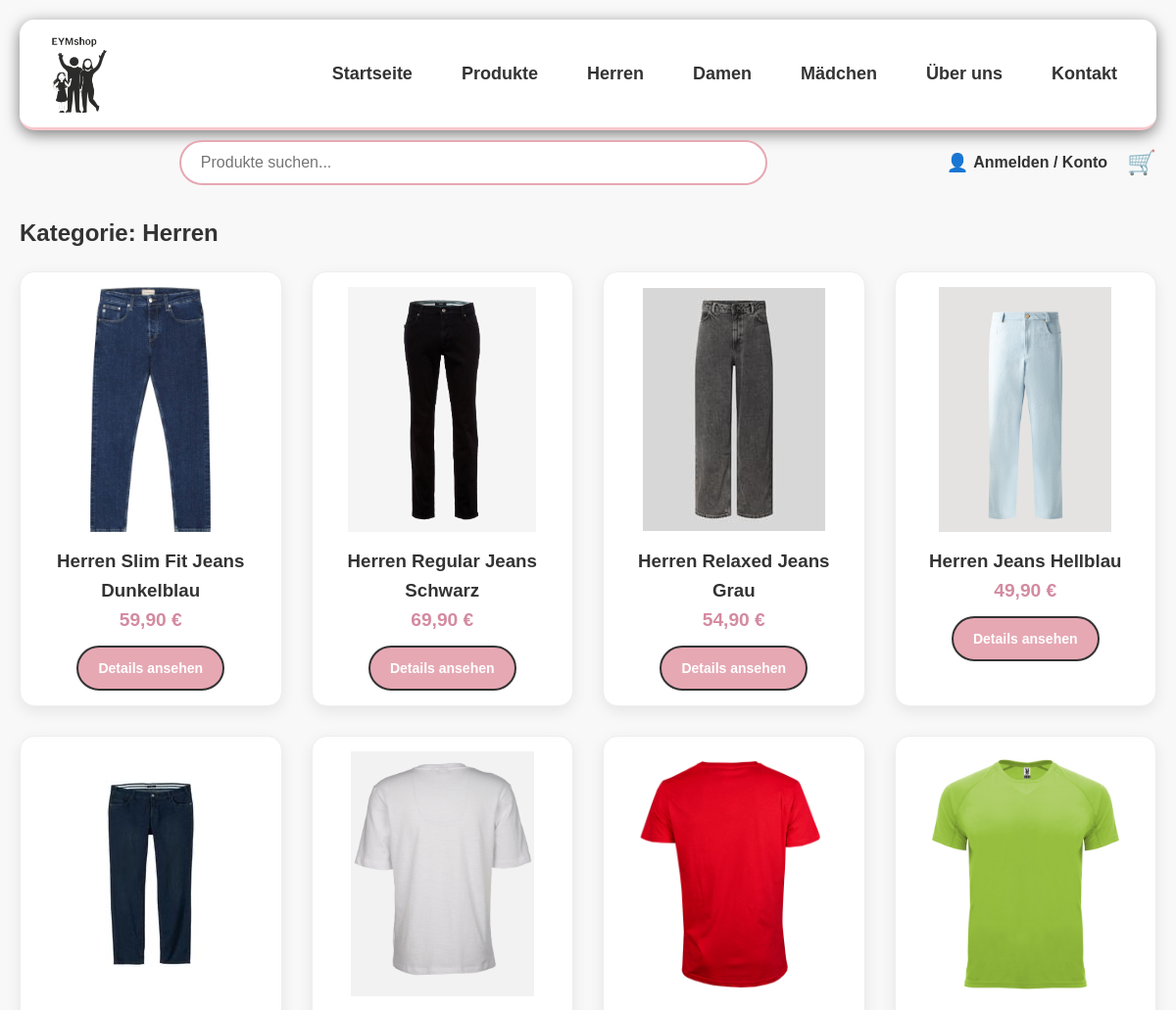
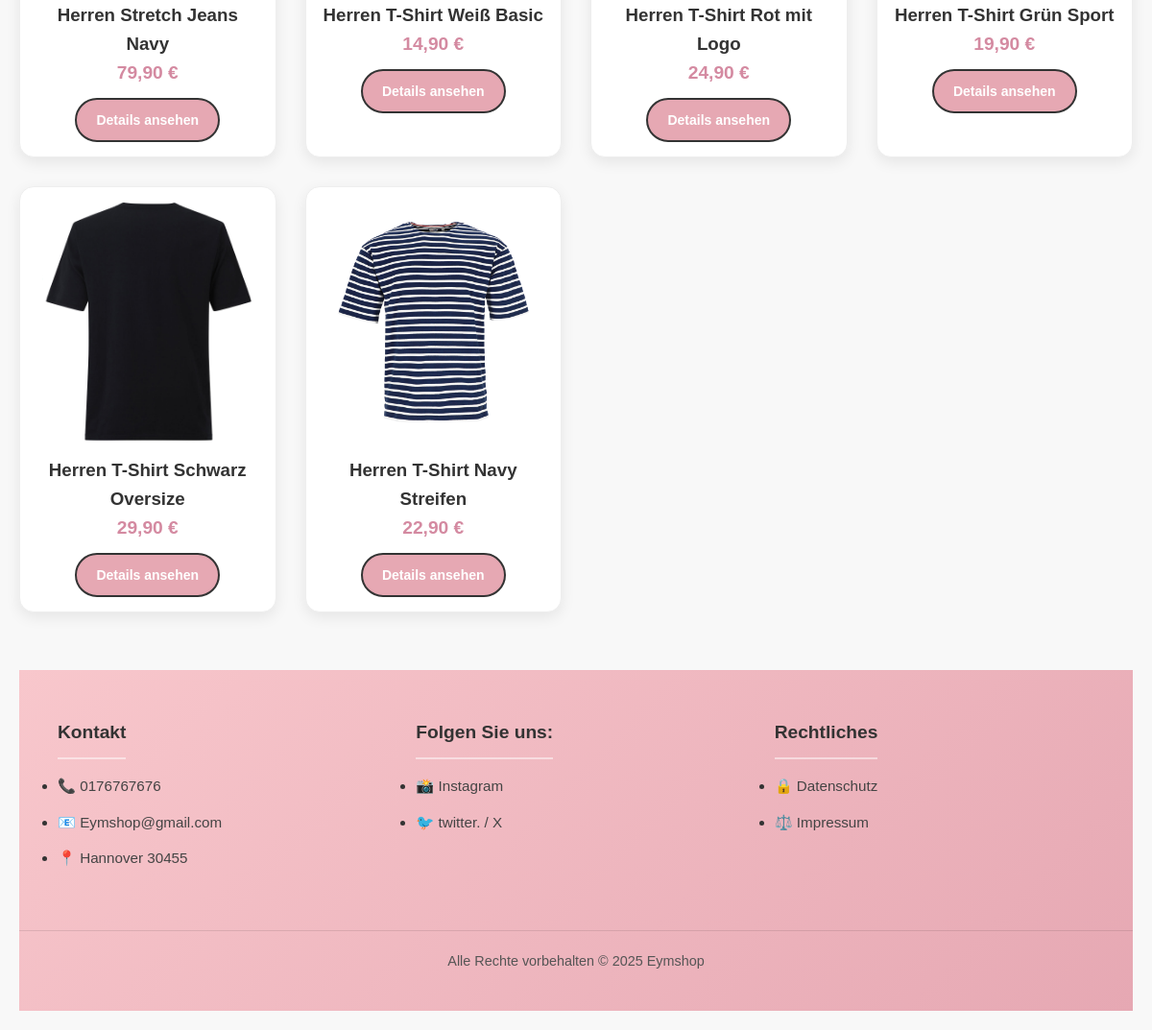
The app's page /produkte.php?kategorie=Herren with its own data (2 pictures, top to bottom).
### tables this page shows
CREATE TABLE `produkte` (
  `produkt_id` int NOT NULL,
  `kategorie_id` int NOT NULL,
  `produktname` varchar(150) NOT NULL,
  `markenname` varchar(100) DEFAULT NULL,
  `kurzbeschreibung` varchar(255) DEFAULT NULL,
  `produktbeschreibung` text,
  `preis` decimal(10,2) NOT NULL,
  `hauptbild` varchar(255) DEFAULT NULL
);

### public/produkte.php (the view, shortened to what this page needs)
<?php
require_once '../includes/functions.php';
$kategorie_filter = isset($_GET['kategorie']) ? $_GET['kategorie'] : null;
$search_query = isset($_GET['s']) ?
trim($_GET['s']) : null;
$produkte = [];
$titleSeitet = "Produkte";
if ($search_query) {
    $titleSeitet = "Suchergebnisse für: \"" . htmlspecialchars($search_query) . "\"";
    $sql = "SELECT * FROM produkte WHERE produktname LIKE ? OR produktbeschreibung LIKE ?";
    $stmt = $conn->prepare($sql);
    $searchTerm = "%" . $search_query . "%";
    $stmt->bind_param("ss", $searchTerm, $searchTerm);
    $stmt->execute();
    $produkte = $stmt->get_result();
} elseif ($kategorie_filter) {
    $titleSeitet = "Kategorie: " . htmlspecialchars($kategorie_filter);
    $sql_kat = "SELECT kategorie_id FROM kategorien WHERE kategoriename = ?";
    $stmt_kat = $conn->prepare($sql_kat);
    $stmt_kat->bind_param("s", $kategorie_filter);
    $stmt_kat->execute();
    $res_kat = $stmt_kat->get_result();
    if ($row = $res_kat->fetch_assoc()) {
        $kat_id = $row['kategorie_id'];
        $sql = "SELECT * FROM produkte WHERE kategorie_id = ?";
        $stmt = $conn->prepare($sql);
        $stmt->bind_param("i", $kat_id);
        $stmt->execute();
        $produkte = $stmt->get_result();
    } else {
        $produkte = getAllProducts($conn);
    }
} else {
    $produkte = getAllProducts($conn);
}
?>
<!DOCTYPE html>
<html lang="de">
<head>
    <link rel="stylesheet" href="../assets/css/styles.css">
</head>
<body>
<div class="container">
    <?php include '../includes/header.php'; ?>
    <h2>
        <?php echo $titleSeitet; ?>
    </h2>
    <div class="produkt-grid">
        <?php
        if ($produkte && $produkte->num_rows > 0) {
            while ($p = $produkte->fetch_assoc()) {
        ?>
            <div class="produkt-card">
                <div class="produkt-bild-container">
                    <img src="../<?php echo htmlspecialchars($p['hauptbild']); ?>"
                    alt="<?php echo htmlspecialchars($p['produktname']); ?>"
                    class="produkt-bild">
                </div>
                <h3><?php echo htmlspecialchars($p['produktname']);?></h3>
                <p style="font-size: 1.2em; color: #d48aa1; font-weight: bold;"><?php echo number_format($p['preis'],2, ',', '.'); ?> €</p>
                <a href="produktdetails.php?id=<?php echo $p['produkt_id'];?>" class="btn">Details ansehen</a>
            </div>
        <?php
            }
        } else {
        ?>
            <p>Keine Produkte gefunden.</p>
        <?php
        }
        ?>
    </div>
<?php require_once '../includes/footer.php'; ?>
</div>
</body>
</html>

### assets/css/styles.css (style rules this page uses)
* { margin: 0; padding: 0; box-sizing: border-box; }
body { font-family: 'Arial', sans-serif; background-color: #f8f8f8; color: #333; line-height: 1.6; }
.container { max-width: 1400px; margin: 0 auto; padding: 20px; }
.products-section, .produkt-grid { display: grid; grid-template-columns: repeat(auto-fit, minmax(250px, 1fr)); gap: 30px; margin-top: 20px; margin-bottom: 50px; width: 100%; }
.product-card, .produkt-card { background: #fff; border-radius: 15px; padding: 15px; text-align: center; box-shadow: 0 5px 15px rgba(0,0,0,0.08); transition: transform 0.3s ease, box-shadow 0.3s ease; border: 1px solid #eee; }
.product-image, .produkt-bild-container { height: 250px; margin-bottom: 15px; border-radius: 10px; overflow: hidden; display: flex; align-items: center; justify-content: center; background-color: #fff; }
.product-image img, .produkt-bild { max-height: 100%; max-width: 100%; object-fit: cover; object-position: top; }
.btn { display: inline-block; padding: 10px 20px; background-color: #e6a8b3; color: #fff; border: 2px solid #333; border-radius: 25px; text-decoration: none; font-weight: bold; font-size: 14px; cursor: pointer; transition: background-color 0.3s ease; margin-top: 10px; }

### records on screen
produkte: hauptbild (picture), produktname "Herren Slim Fit Jeans Dunkelblau", preis "59,90"
produkte: hauptbild (picture), produktname "Herren Regular Jeans Schwarz", preis "69,90"
produkte: hauptbild (picture), produktname "Herren Relaxed Jeans Grau", preis "54,90"
produkte: hauptbild (picture), produktname "Herren Jeans Hellblau", preis "49,90"
produkte: hauptbild (picture), produktname "Herren Stretch Jeans Navy", preis "79,90"
produkte: hauptbild (picture), produktname "Herren T-Shirt Weiß Basic", preis "14,90"
produkte: hauptbild (picture), produktname "Herren T-Shirt Rot mit Logo", preis "24,90"
produkte: hauptbild (picture), produktname "Herren T-Shirt Grün Sport", preis "19,90"
produkte: hauptbild (picture), produktname "Herren T-Shirt Schwarz Oversize", preis "29,90"
produkte: hauptbild (picture), produktname "Herren T-Shirt Navy Streifen", preis "22,90"

### other values on screen
$titleSeitet "Kategorie: Herren"
